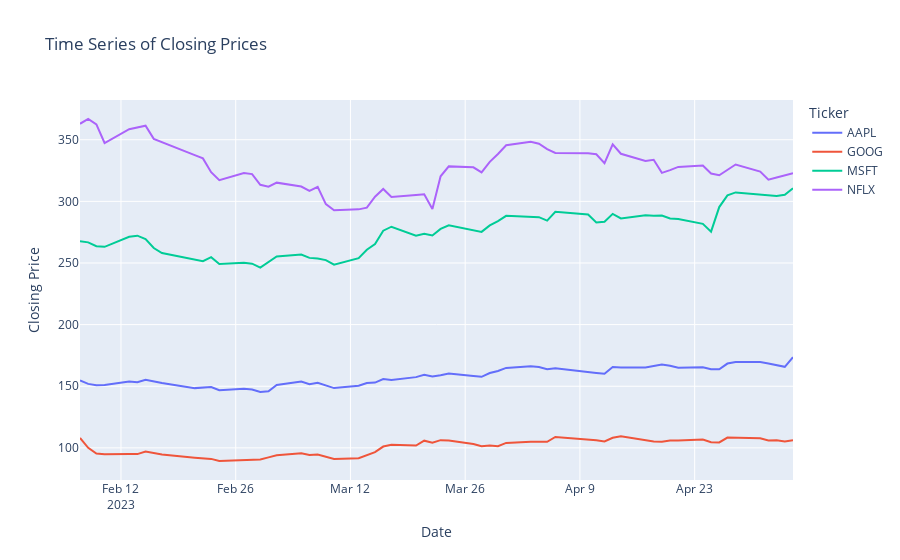

Notebook cell for this chart:
### Markdown cell above
## 1. Time Series Analysis

### Code cell
# Time Series Analysis
stocks_data['Date'] = pd.to_datetime(stocks_data['Date'])
pivot_data = stocks_data.pivot(index='Date', columns='Ticker', values='Close')

# Create a subplot
fig = make_subplots(rows=1, cols=1)

# Add traces for each stock ticker
for column in pivot_data.columns:
    fig.add_trace(
        go.Scatter(x=pivot_data.index, y=pivot_data[column], name=column),
        row=1, col=1
    )

# Update layout
fig.update_layout(
    title_text='Time Series of Closing Prices',
    xaxis_title='Date',
    yaxis_title='Closing Price',
    legend_title='Ticker',
    showlegend=True
)

# Show the plot
fig.show()
